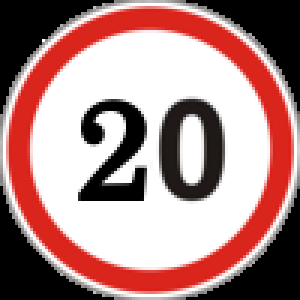
#> input picture dataset/Meta/0.png, 100 x 100 px (shown 3 times larger)
$ python -i app.py   (imports and definitions only)
#> lines starting #> are read from the running program, lines starting #| are printed output that depends on the picture
#> further down, picture is the input picture: shape (100, 100, 3); mean B, G, R 133.8, 135.7, 173.7
# ============================================================
# KÜTÜPHANE İMPORTLARI (GEREKLİ MODÜLLERİN DAHİL EDİLMESİ)
# ============================================================
import json
import os  # İşletim sistemi işlemleri (dosya yolu bulma, klasör oluşturma vb.) için
import cv2  # OpenCV kütüphanesi: Görüntü işleme, okuma ve dönüştürme işlemleri için
import io  # Bellek içi (RAM) dosya işlemleri için (grafikleri diske kaydetmeden RAM'de tutmak için)
import base64  # Görüntü verilerini HTML img etiketinde göstermek üzere metin formatına çevirmek için
import time  # Zamanla ilgili işlemler (bekletme, süre ölçme vb.) için
import threading  # Çoklu iş parçacığı: Model eğitimini arka planda yapıp sunucuyu kilitlememek için
import joblib  # Eğitilen makine öğrenmesi modellerini (.pkl dosyası) kaydetmek ve yüklemek için
import numpy as np  # Sayısal hesaplamalar, matris işlemleri ve vektörler için
import pandas as pd  # Veri analizi ve CSV dosyalarını okumak/işlemek için
import matplotlib.pyplot as plt  # Grafik çizimi (plot) oluşturmak için
import seaborn as sns  # Daha gelişmiş ve estetik grafikler (örneğin Isı Haritası) çizmek için
from flask import Flask, render_template, jsonify, request  # Web sunucusu, HTML render ve API işlemleri için
from tqdm import tqdm  # Döngülerde ilerleme çubuğu göstermek için (Terminal tarafı için)
from skimage.feature import hog  # Görüntüden HOG (Histogram of Oriented Gradients) özelliklerini çıkarmak için
from sklearn.ensemble import RandomForestClassifier  # Sınıflandırma algoritması olarak Random Forest (Rastgele Orman) kullanımı
from sklearn.model_selection import train_test_split, learning_curve  # Veri bölme ve öğrenme eğrisi analizi
from sklearn.metrics import accuracy_score, classification_report, confusion_matrix, roc_curve, auc  # Model başarısını ölçen metrikler
from sklearn.preprocessing import label_binarize  # ROC eğrisi çizimi için etiketleri ikili (binary) formata çevirme
import matplotlib  # Matplotlib'in genel ayarlarını değiştirmek için

# GUI (Pencere) hatası almamak için "Agg" backend'i kullanılır.
# Sunucularda ekran kartı/monitör olmadığı için grafiklerin arka planda çizilmesini sağlar.
# [4 lines not run here, left out]

# ============================================================
# AYARLAR VE GLOBAL DEĞİŞKENLER
# ============================================================
# Eğitim sürecini web arayüzüne aktarmak için kullanılan durum sözlüğü
progress = {"percent": 0, "status": "", "running": False}

# Arayüzdeki "Loglar" kutusuna gönderilecek mesajları tutan liste
logs = []

# Eğitimi "Durdur" butonuna basıldığında kesmek için kullanılan kontrol değişkeni
stop_training = False

# Kodun çalıştığı dizini çalışma dizini olarak ayarla (Dosya yolu hatalarını önler)
# [1 line not run here, left out]

# Kullanıcının yükleyeceği resimlerin geçici olarak tutulacağı klasör yolu
UPLOAD_FOLDER = "dataset/Uploads"
# Eğer bu klasör yoksa oluştur (exist_ok=True: klasör varsa hata verme demektir)
# [1 line not run here, left out]

# Eğitilen modelin kaydedileceği dosya yolu
MODEL_PATH = "model/traffic_sign_rf.pkl"

# ============================================================
# [YENİ] SINIF ETİKETLERİ SÖZLÜĞÜ (GTSRB Veri Seti)
# ============================================================
# Modelin tahmin ettiği 0-42 arası sayıların Türkçe karşılıkları
classes_dict = {
    0: 'Hız Limiti (20km/s)',
    1: 'Hız Limiti (30km/s)',
    2: 'Hız Limiti (50km/s)',
    3: 'Hız Limiti (60km/s)',
    4: 'Hız Limiti (70km/s)',
    5: 'Hız Limiti (80km/s)',
    6: 'Hız Limiti Sonu (80km/s)',
    7: 'Hız Limiti (100km/s)',
    8: 'Hız Limiti (120km/s)',
    9: 'Geçiş Yok',
    10: 'Kamyon Giremez',
    11: 'Öncelik Yolu',
    12: 'Anayol',
    13: 'Yol Ver',
    14: 'DUR',
    15: 'Taşıt Giremez',
    16: 'Kamyon Giremez (3.5 ton üstü)',
    17: 'Girişi Olmayan Yol',
    18: 'Genel Tehlike',
    19: 'Sola Keskin Viraj',
    20: 'Sağa Keskin Viraj',
    21: 'Çift Viraj',
    22: 'Engebeli Yol',
    23: 'Kaygan Yol',
    24: 'Sağdan Daralan Yol',
    25: 'Yol Çalışması',
    26: 'Trafik Işıkları',
    27: 'Yaya Geçidi',
    28: 'Okul Geçidi',
    29: 'Bisiklet Geçebilir',
    30: 'Buzlanma Tehlikesi',
    31: 'Vahşi Hayvan Çıkabilir',
    32: 'Hız Sınırı Sonu',
    33: 'Sağa Mecburi Yön',
    34: 'Sola Mecburi Yön',
    35: 'İleri Mecburi Yön',
    36: 'İleri veya Sağa Mecburi',
    37: 'İleri veya Sola Mecburi',
    38: 'Sağdan Gidiş',
    39: 'Soldan Gidiş',
    40: 'Ada Etrafında Dönüş',
    41: 'Geçiş Yasağı Sonu',
    42: 'Kamyon Geçiş Yasağı Sonu'
}

# ============================================================
# LOG FONKSİYONU
# ============================================================
# [8 lines left out: function add_log, not called in this run]

# ============================================================
# 1. ÖZELLİK ÇIKARMA (RENK + HOG)
# ============================================================
def extract_features(image):
    """
    Ham görüntüden modelin anlayabileceği sayısal verileri (vektörleri) çıkarır.
    Bu projede hem RENK (Color Histogram) hem de ŞEKİL (HOG) özellikleri birleştirilmiştir.
    """
    # Görüntüyü standart bir boyuta (32x32 piksel) getir. İşlem yükünü azaltır ve standartlaştırır.
    img_resized = cv2.resize(image, (32, 32))
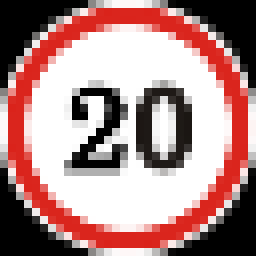
#> img_resized: shape (32, 32, 3) (shown 8 times larger); mean B, G, R 135.5, 137.4, 174.6

    # --- Renk Özellikleri (HSV) ---
    # BGR formatından HSV (Hue, Saturation, Value) formatına geçiş yapıyoruz.
    # Trafik işaretlerinde renk (Kırmızı, Mavi) çok ayırt edicidir ve HSV ışıktan daha az etkilenir.
    hsv = cv2.cvtColor(img_resized, cv2.COLOR_BGR2HSV)
#> hsv: shape (32, 32, 3); mean H, S, V 1.9, 47.5, 174.6

    # Her kanal (H, S, V) için histogram (renk yoğunluk dağılımı) hesapla.
    # [8] parametresi "bin" sayısıdır; renk uzayını 8 parçaya bölerek özetler.
    hist_h = cv2.calcHist([hsv], [0], None, [8], [0, 180]) # Hue (Renk Özü)
#> hist_h = [1003, 21, 0, 0, 0, 0, 0, 0]
    hist_s = cv2.calcHist([hsv], [1], None, [8], [0, 256]) # Saturation (Doygunluk)
#> hist_s = [749, 21, 46, 8, 16, 8, 176, 0]
    hist_v = cv2.calcHist([hsv], [2], None, [8], [0, 256]) # Value (Parlaklık)
#> hist_v = [237, 32, 9, 6, 9, 37, 199, 495]

    # Histogram değerlerini 0-1 arasına normalize et (Resim boyutu değişse de oranlar korunsun).
    cv2.normalize(hist_h, hist_h)
    cv2.normalize(hist_s, hist_s)
    cv2.normalize(hist_v, hist_v)

    # Üç ayrı histogramı tek bir düz vektör haline getir (flatten).
    color_features = np.concatenate([hist_h, hist_s, hist_v]).flatten()
#> color_features = 24 values, max 1 at index 0, min 0 at index 2, mean 0.171

    # --- Şekil Özellikleri (HOG - Histogram of Oriented Gradients) ---
    # Şekil analizi için renk gerekmez, gri tonlamaya çevir.
    gray = cv2.cvtColor(img_resized, cv2.COLOR_BGR2GRAY)
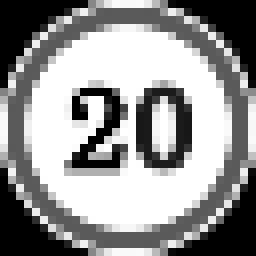
#> gray: shape (32, 32) (shown 8 times larger); min 0, max 255, mean 148.3

    # HOG algoritması kenar yönlerini ve yoğunluklarını hesaplar.
    # orientations=8: 8 farklı yönde kenar ara.
    # pixels_per_cell=(4, 4): Görüntüyü 4x4'lük hücrelere böl.
    hog_features = hog(gray, orientations=8, pixels_per_cell=(4, 4),
                       cells_per_block=(2, 2), visualize=False)
#> hog_features = 1568 values, max 0.425 at index 937, min 0 at index 0, mean 0.105

    # Renk ve Şekil vektörlerini yan yana birleştir (hstack) ve tek bir "öznitelik vektörü" döndür.
    return np.hstack([color_features, hog_features])

# ============================================================
# 2. MODEL EĞİTİMİ FONKSİYONU
# ============================================================
# [128 lines left out: functions train_model, preprocess_smart, not called in this run]

# Uygulama ilk açıldığında, eğer daha önce eğitilmiş model dosyası varsa onu yükle.
# [4 lines not run here, left out]

# [306 lines left out: functions predict_general, index, start_training, stop_training_route, get_progress, get_logs and 6 more, not called in this run]

# ============================================================
# TAM TEST ANALİZİ VE KAYIT YÖNETİMİ
# ============================================================

# Analiz sonuçlarının kaydedileceği dosya yolu
ANALYSIS_FILE = "model/last_full_analysis.json"

# [108 lines that did not run here, left out]

# [15 lines that did not run here, left out]

# ============================================================
# PROGRAM BAŞLANGIÇ NOKTASI
# ============================================================
# [6 lines not run here, left out]

>>> import cv2
>>> picture = cv2.imread('dataset/Meta/0.png')
>>> result = extract_features(picture)
#> result = 1592 values, max 1 at index 0, min 0 at index 2, mean 0.106

$ run again, on dataset/Meta/17.png
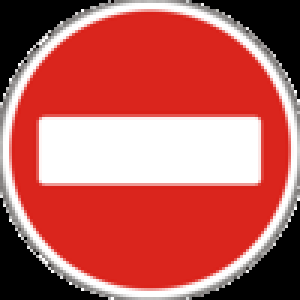
#> input picture dataset/Meta/17.png, 100 x 100 px (shown 3 times larger)
#> picture is the input picture: shape (100, 100, 3); mean B, G, R 89.4, 93.6, 186.8
#> in extract_features, `img_resized = cv2.resize(image, (32, 32))`:
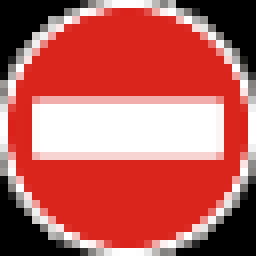
#> img_resized: shape (32, 32, 3) (shown 8 times larger); mean B, G, R 90.3, 94.4, 187.2
#> hsv: shape (32, 32, 3); mean H, S, V 1.4, 112.8, 187.2
#> hist_h = [1019, 5, 0, 0, 0, 0, 0, 0]
#> hist_s = [450, 30, 36, 10, 2, 6, 484, 6]
#> hist_v = [161, 9, 0, 13, 24, 23, 502, 292]
#> color_features = 24 values, max 1 at index 0, min 0 at index 2, mean 0.177
#> in extract_features, `gray = cv2.cvtColor(img_resized, cv2.COLOR_BGR2GRAY)`:
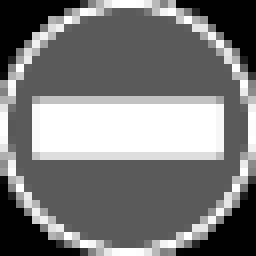
#> gray: shape (32, 32) (shown 8 times larger); min 0, max 255, mean 121.6
#> hog_features = 1568 values, max 0.707 at index 340, min 0 at index 0, mean 0.0831
#> result = 1592 values, max 1 at index 0, min 0 at index 2, mean 0.0845

$ run again, on dataset/Meta/20.png
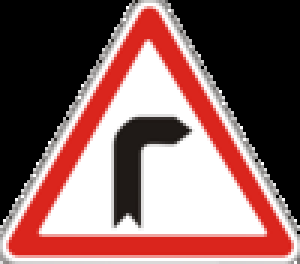
#> input picture dataset/Meta/20.png, 100 x 88 px (shown 3 times larger)
#> picture is the input picture: shape (88, 100, 3); mean B, G, R 96.2, 98, 134.2
#> in extract_features, `img_resized = cv2.resize(image, (32, 32))`:
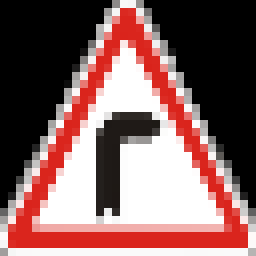
#> img_resized: shape (32, 32, 3) (shown 8 times larger); mean B, G, R 97.1, 98.9, 134.4
#> hsv: shape (32, 32, 3); mean H, S, V 1.9, 45.6, 134.4
#> hist_h = [1014, 8, 1, 0, 1, 0, 0, 0]
#> hist_s = [742, 27, 59, 11, 8, 14, 163, 0]
#> hist_v = [412, 22, 8, 4, 12, 34, 178, 354]
#> color_features = 24 values, max 1 at index 0, min 0 at index 3, mean 0.172
#> in extract_features, `gray = cv2.cvtColor(img_resized, cv2.COLOR_BGR2GRAY)`:
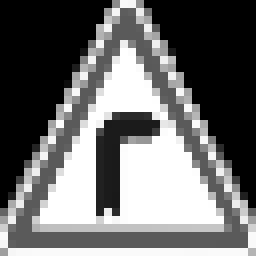
#> gray: shape (32, 32) (shown 8 times larger); min 0, max 255, mean 109.3
#> hog_features = 1568 values, max 1 at index 248, min 0 at index 0, mean 0.0861
#> result = 1592 values, max 1 at index 272, min 0 at index 3, mean 0.0874
